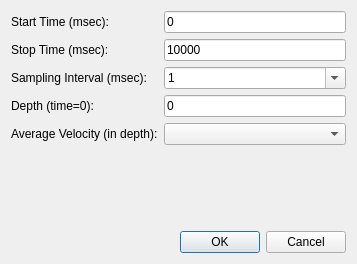
<?xml version="1.0" encoding="UTF-8"?>
<ui version="4.0">
 <class>ConvertLogDepthTimeDialog</class>
 <widget class="QDialog" name="ConvertLogDepthTimeDialog">
  <property name="geometry">
   <rect>
    <x>0</x>
    <y>0</y>
    <width>357</width>
    <height>264</height>
   </rect>
  </property>
  <property name="windowTitle">
   <string>Dialog</string>
  </property>
  <layout class="QVBoxLayout" name="verticalLayout">
   <item>
    <layout class="QGridLayout" name="gridLayout">
     <item row="0" column="0">
      <widget class="QLabel" name="label">
       <property name="text">
        <string>Start Time (msec):</string>
       </property>
      </widget>
     </item>
     <item row="0" column="1">
      <widget class="QLineEdit" name="leStart">
       <property name="text">
        <string>0</string>
       </property>
      </widget>
     </item>
     <item row="1" column="0">
      <widget class="QLabel" name="label_2">
       <property name="text">
        <string>Stop Time (msec):</string>
       </property>
      </widget>
     </item>
     <item row="1" column="1">
      <widget class="QLineEdit" name="leStop">
       <property name="text">
        <string>10000</string>
       </property>
      </widget>
     </item>
     <item row="2" column="0">
      <widget class="QLabel" name="label_3">
       <property name="text">
        <string>Sampling Interval (msec):</string>
       </property>
      </widget>
     </item>
     <item row="2" column="1">
      <widget class="QComboBox" name="cbInterval">
       <property name="editable">
        <bool>true</bool>
       </property>
       <item>
        <property name="text">
         <string>1</string>
        </property>
       </item>
       <item>
        <property name="text">
         <string>2</string>
        </property>
       </item>
       <item>
        <property name="text">
         <string>4</string>
        </property>
       </item>
       <item>
        <property name="text">
         <string>8</string>
        </property>
       </item>
       <item>
        <property name="text">
         <string>16</string>
        </property>
       </item>
       <item>
        <property name="text">
         <string>32</string>
        </property>
       </item>
      </widget>
     </item>
     <item row="4" column="0">
      <widget class="QLabel" name="label_4">
       <property name="text">
        <string>Average Velocity (in depth):</string>
       </property>
      </widget>
     </item>
     <item row="4" column="1">
      <widget class="QComboBox" name="cbVelocity">
       <property name="minimumSize">
        <size>
         <width>150</width>
         <height>0</height>
        </size>
       </property>
      </widget>
     </item>
     <item row="3" column="0">
      <widget class="QLabel" name="label_5">
       <property name="text">
        <string>Depth (time=0):</string>
       </property>
      </widget>
     </item>
     <item row="3" column="1">
      <widget class="QLineEdit" name="leDepth0">
       <property name="text">
        <string>0</string>
       </property>
      </widget>
     </item>
    </layout>
   </item>
   <item>
    <spacer name="verticalSpacer">
     <property name="orientation">
      <enum>Qt::Vertical</enum>
     </property>
     <property name="sizeHint" stdset="0">
      <size>
       <width>20</width>
       <height>40</height>
      </size>
     </property>
    </spacer>
   </item>
   <item>
    <widget class="QDialogButtonBox" name="buttonBox">
     <property name="orientation">
      <enum>Qt::Horizontal</enum>
     </property>
     <property name="standardButtons">
      <set>QDialogButtonBox::Cancel|QDialogButtonBox::Ok</set>
     </property>
    </widget>
   </item>
  </layout>
 </widget>
 <resources/>
 <connections>
  <connection>
   <sender>buttonBox</sender>
   <signal>accepted()</signal>
   <receiver>ConvertLogDepthTimeDialog</receiver>
   <slot>accept()</slot>
   <hints>
    <hint type="sourcelabel">
     <x>248</x>
     <y>254</y>
    </hint>
    <hint type="destinationlabel">
     <x>157</x>
     <y>274</y>
    </hint>
   </hints>
  </connection>
  <connection>
   <sender>buttonBox</sender>
   <signal>rejected()</signal>
   <receiver>ConvertLogDepthTimeDialog</receiver>
   <slot>reject()</slot>
   <hints>
    <hint type="sourcelabel">
     <x>316</x>
     <y>260</y>
    </hint>
    <hint type="destinationlabel">
     <x>286</x>
     <y>274</y>
    </hint>
   </hints>
  </connection>
 </connections>
</ui>
